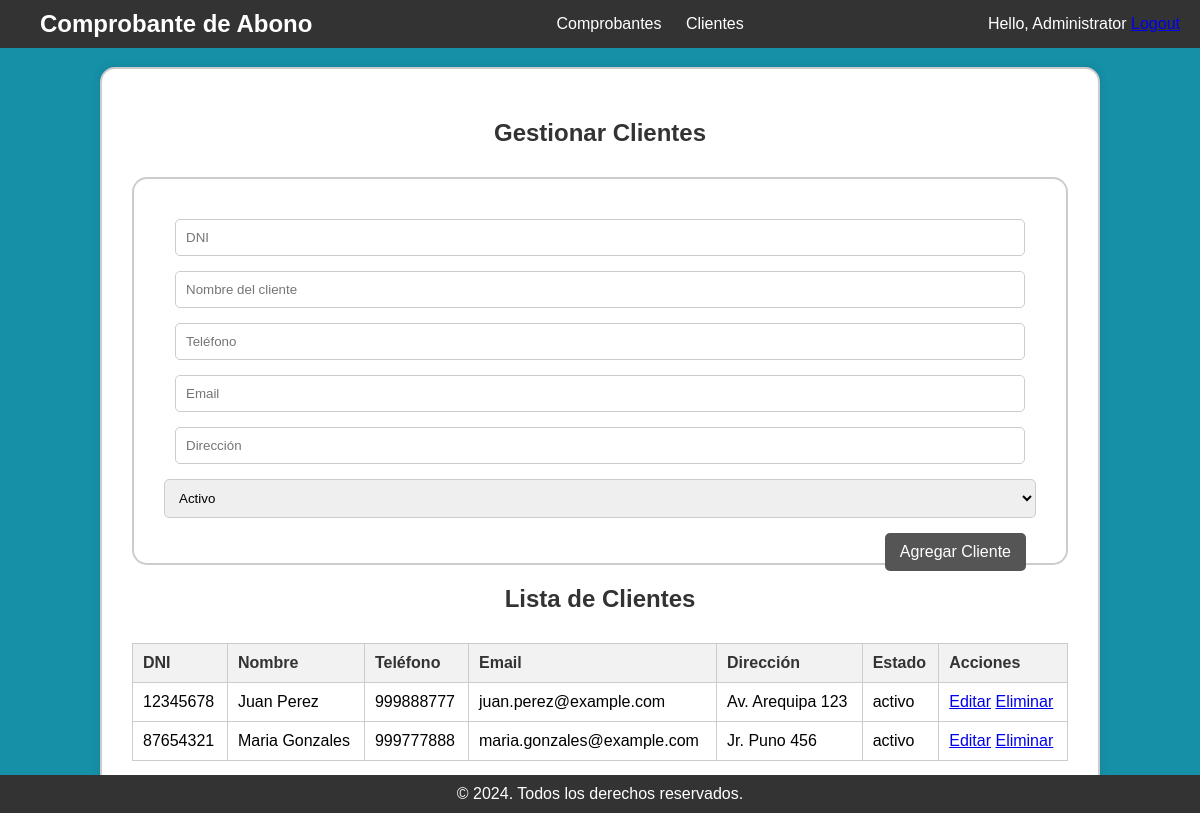
The app's page /clientes.php (signed in) with its own data.
### tables this page shows
CREATE TABLE `cliente` (
  `dni` varchar(20) NOT NULL,
  `nombre` varchar(255) NOT NULL,
  `telefono` varchar(20) DEFAULT NULL,
  `email` varchar(255) DEFAULT NULL,
  `direccion` text DEFAULT NULL,
  `estado` enum('activo','inactivo') DEFAULT 'activo'
);

### clientes.php (the view, shortened to what this page needs)
<?php
include("db_conn.php");
$clientes = mysqli_query($conn, "SELECT * FROM cliente");
?>
<!DOCTYPE html>
<html lang="en">
<head>
    <link rel="stylesheet" href="style.css">
</head>
<body>
    <header class="header">
        <div class="left-section">
            <h2>Comprobante de Abono</h2>
        </div>
        <nav class="nav">
            <ul>
                <li><a href="comprobantes.php">Comprobantes</a></li>
                <li><a href="clientes.php">Clientes</a></li>
            </ul>
        </nav>
        <div class="right-section">
            <div class="user-info">
                <span>Hello, <?php echo $_SESSION['name']; ?></span>
                <a href="logout.php">Logout</a>
            </div>
        </div>
    </header>
    <div class="container">
        <h2>Gestionar Clientes</h2>
        <form action="clientes.php" method="POST" id="add_client_form">
            <input type="text" name="dni" placeholder="DNI" required>
            <input type="text" name="nombre" placeholder="Nombre del cliente" required>
            <input type="text" name="telefono" placeholder="Teléfono" required>
            <input type="email" name="email" placeholder="Email" required>
            <input type="text" name="direccion" placeholder="Dirección" required>
            <select name="estado" required>
                <option value="activo">Activo</option>
            </select>
            <button type="submit">Agregar Cliente</button>
        </form>
        <h2>Lista de Clientes</h2>
        <table>
            <thead>
                <tr>
                    <th>DNI</th>
                    <th>Nombre</th>
                    <th>Teléfono</th>
                    <th>Email</th>
                    <th>Dirección</th>
                    <th>Estado</th>
                    <th>Acciones</th>
                </tr>
            </thead>
            <tbody>
                <?php while ($row = mysqli_fetch_assoc($clientes)) { ?>
                    <tr>
                        <td><?php echo $row['dni']; ?></td>
                        <td><?php echo $row['nombre']; ?></td>
                        <td><?php echo $row['telefono']; ?></td>
                        <td><?php echo $row['email']; ?></td>
                        <td><?php echo $row['direccion']; ?></td>
                        <td><?php echo $row['estado']; ?></td>
                        <td>
                            <a href="editar_cliente.php?dni=<?php echo $row['dni']; ?>">Editar</a>
                            <a href="clientes.php?action=delete&dni=<?php echo $row['dni']; ?>">Eliminar</a>
                        </td>
                    </tr>
                <?php } ?>
            </tbody>
        </table>
    </div>
    <footer class="footer">
        &copy; 2024. Todos los derechos reservados.
    </footer>
</body>
</html>

### style.css (style rules this page uses)
body { background: #1690A7; font-family: Arial, sans-serif; margin: 0; padding: 0; display: flex; justify-content: center; align-items: center; height: 100vh; flex-direction: column; }
* { font-family: sans-serif; box-sizing: border-box; }
form { width: 500px; border: 2px solid #ccc; padding: 30px; background: #fff; border-radius: 15px; margin-top: 20px; }
form input { display: block; border: 2px solid #ccc; width: 95%; padding: 10px; margin: 10px auto; border-radius: 5px; }
form button { float: right; background: #555; padding: 10px 15px; color: #fff; border-radius: 5px; margin-right: 10px; border: none; }
.header { background: #333; color: #fff; padding: 10px 20px; display: flex; justify-content: space-between; align-items: center; position: fixed; width: 100%; top: 0; z-index: 1000; }
.header h2 { margin: 0; padding-left: 20px; }
.nav ul { list-style-type: none; margin: 0; padding: 0; }
.nav ul li { display: inline; margin-right: 20px; }
.nav ul li:last-child { margin-right: 0; }
.nav ul li a { color: #fff; text-decoration: none; font-size: 16px; }
.container { width: 90%; max-width: 1000px; margin: 100px auto 20px auto; background: #fff; border: 2px solid #ccc; border-radius: 15px; padding: 30px; box-shadow: 0 0 10px rgba(0, 0, 0, 0.1); }
.container h2 { text-align: center; margin-bottom: 30px; color: #333; }
table { width: 100%; border-collapse: collapse; margin-bottom: 20px; }
table th, table td { border: 1px solid #ccc; padding: 10px; text-align: left; }
table th { background-color: #f2f2f2; color: #333; }
form { width: 100%; }
input[type="text"], input[type="email"], input[type="number"], select { width: calc(100% - 22px); padding: 10px; margin-bottom: 15px; border: 1px solid #ccc; border-radius: 5px; }
select { width: 100%; }
button { background-color: #555; color: #fff; border: none; padding: 12px 20px; text-align: center; text-decoration: none; display: inline-block; font-size: 16px; border-radius: 5px; cursor: pointer; float: right; margin-right: 10px; margin-left: 10px; }
.footer { text-align: center; color: #fff; background-color: #333; padding: 10px 0; position: fixed; bottom: 0; width: 100%; }

### records on screen
cliente: dni "12345678", nombre "Juan Perez", telefono "999888777", email "juan.perez@example.com", direccion "Av. Arequipa 123", estado "activo"
cliente: dni "87654321", nombre "Maria Gonzales", telefono "999777888", email "maria.gonzales@example.com", direccion "Jr. Puno 456", estado "activo"

### other values on screen
$_SESSION['name'] "Administrator"
